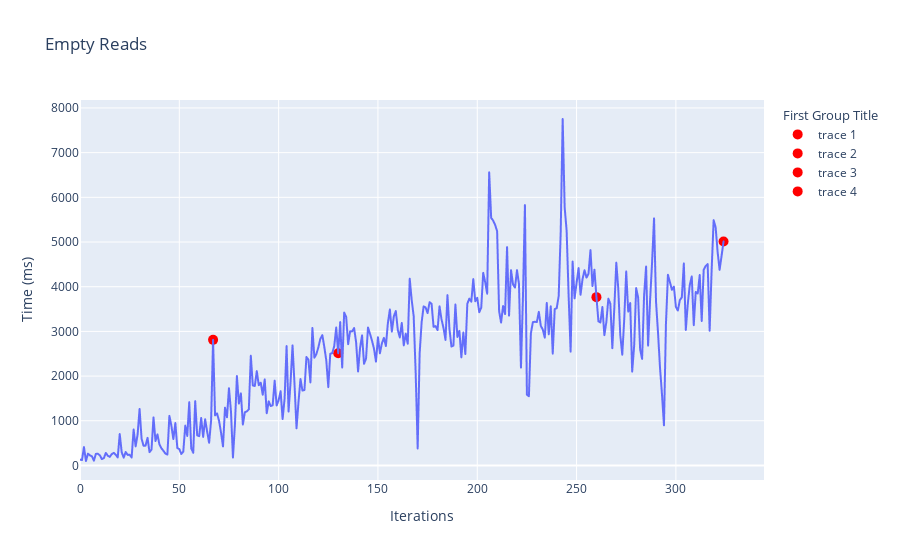
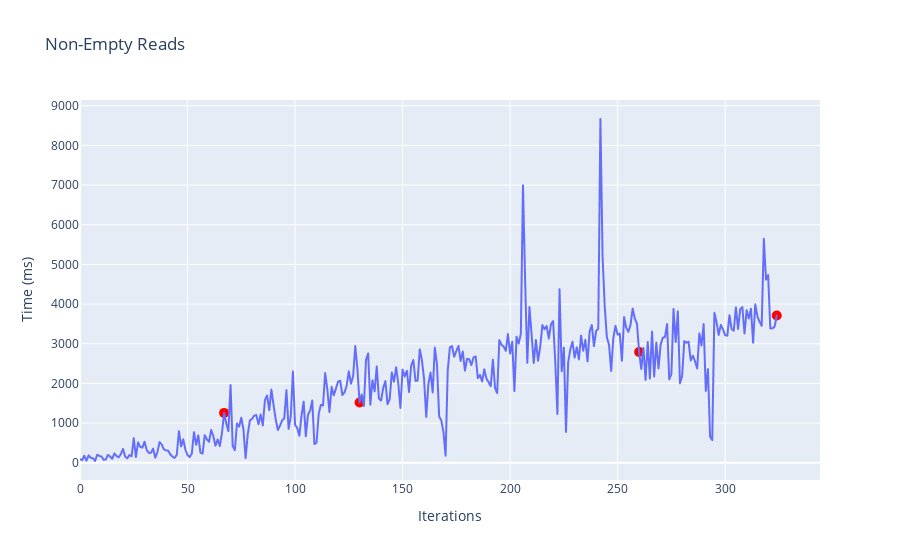
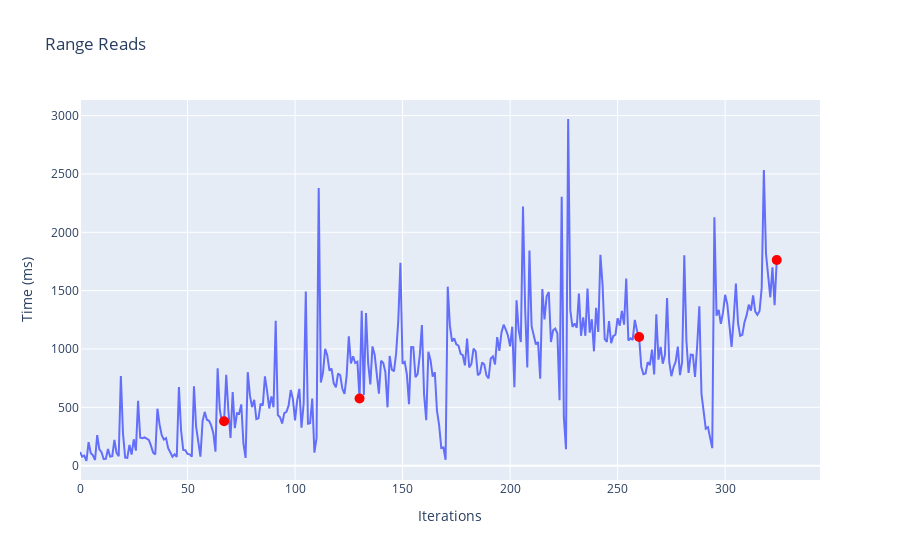
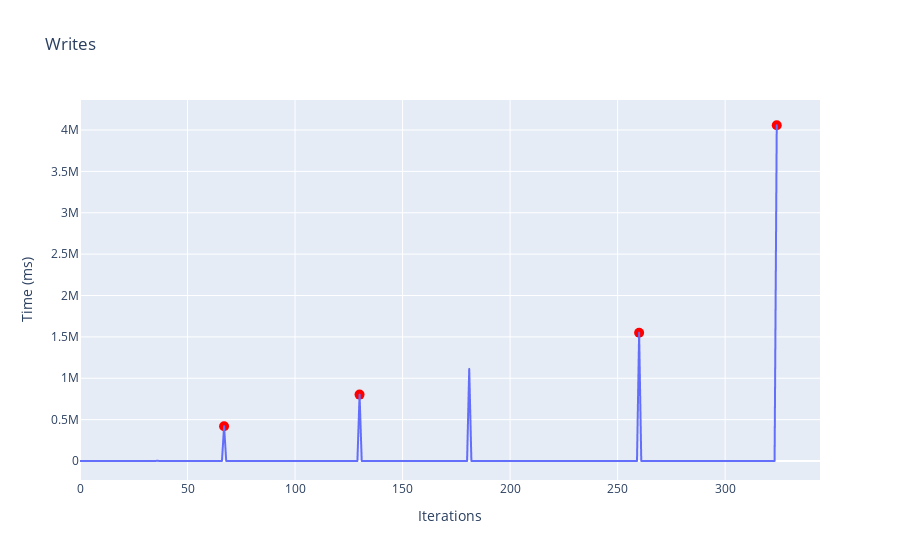

Notebook cell for these charts, in order:
### Code cell
fig_empty_reads.update_xaxes(title_text='Iterations')
fig_empty_reads.update_yaxes(title_text='Time (ms)')
fig_non_empty_reads.update_xaxes(title_text='Iterations')
fig_non_empty_reads.update_yaxes(title_text='Time (ms)')
fig_range_reads.update_xaxes(title_text='Iterations')
fig_range_reads.update_yaxes(title_text='Time (ms)')
fig_writes.update_xaxes(title_text='Iterations')
fig_writes.update_yaxes(title_text='Time (ms)')

                     
fig_empty_reads.show()
fig_non_empty_reads.show()
fig_range_reads.show()
fig_writes.show()

fig_empty_reads.write_image("../../build/performance/empty_reads_graph_no_tuning.png")
fig_non_empty_reads.write_image("../../build/performance/non_empty_reads_graph_no_tuning.png")
fig_range_reads.write_image("../../build/performance/range_reads_graph_no_tuning.png")
fig_writes.write_image("../../build/performance/writes_graph_no_tuning.png")

### Figure 1 — Plotly figure (JSON) as saved in the notebook; plotly's stock layout.template omitted (floating-point values rounded to 4 significant figures; data arrays with more than 128 entries replaced by an {"elided": "..."} marker saying what was removed)
{"data": [{"hovertemplate": "index=%{x}<br>Empty Reads=%{y}<extra></extra>", "legendgroup": "", "line": {"color": "#636efa", "dash": "solid"}, "marker": {"symbol": "circle"}, "mode": "lines", "name": "", "orientation": "v", "showlegend": false, "type": "scattergl", "x": {"elided": "325 int values"}, "xaxis": "x", "y": {"elided": "325 int values"}, "yaxis": "y"}, {"legendgroup": "Restart", "legendgrouptitle": {"text": "First Group Title"}, "marker": {"color": "red", "size": 10}, "mode": "markers", "type": "scatter", "x": [67], "y": [2811]}, {"legendgroup": "Restart", "legendgrouptitle": {"text": "First Group Title"}, "marker": {"color": "red", "size": 10}, "mode": "markers", "type": "scatter", "x": [130], "y": [2510]}, {"legendgroup": "Restart", "legendgrouptitle": {"text": "First Group Title"}, "marker": {"color": "red", "size": 10}, "mode": "markers", "type": "scatter", "x": [260], "y": [3767]}, {"legendgroup": "Restart", "legendgrouptitle": {"text": "First Group Title"}, "marker": {"color": "red", "size": 10}, "mode": "markers", "type": "scatter", "x": [324], "y": [5013]}], "layout": {"legend": {"tracegroupgap": 0}, "title": {"text": "Empty Reads"}, "xaxis": {"anchor": "y", "domain": [0, 1], "title": {"text": "Iterations"}}, "yaxis": {"anchor": "x", "domain": [0, 1], "title": {"text": "Time (ms)"}}}}

### Figure 2 — Plotly figure (JSON) as saved in the notebook; plotly's stock layout.template omitted (floating-point values rounded to 4 significant figures; data arrays with more than 128 entries replaced by an {"elided": "..."} marker saying what was removed)
{"data": [{"hovertemplate": "index=%{x}<br>Non-Empty Reads=%{y}<extra></extra>", "legendgroup": "", "line": {"color": "#636efa", "dash": "solid"}, "marker": {"symbol": "circle"}, "mode": "lines", "name": "", "showlegend": false, "type": "scattergl", "x": {"elided": "325 int values"}, "xaxis": "x", "y": {"elided": "325 int values"}, "yaxis": "y"}, {"marker": {"color": "red", "size": 10}, "mode": "markers", "showlegend": false, "type": "scatter", "x": [67], "y": [1257]}, {"marker": {"color": "red", "size": 10}, "mode": "markers", "showlegend": false, "type": "scatter", "x": [130], "y": [1520]}, {"marker": {"color": "red", "size": 10}, "mode": "markers", "showlegend": false, "type": "scatter", "x": [260], "y": [2794]}, {"marker": {"color": "red", "size": 10}, "mode": "markers", "showlegend": false, "type": "scatter", "x": [324], "y": [3710]}], "layout": {"legend": {"tracegroupgap": 0}, "title": {"text": "Non-Empty Reads"}, "xaxis": {"anchor": "y", "domain": [0, 1], "title": {"text": "Iterations"}}, "yaxis": {"anchor": "x", "domain": [0, 1], "title": {"text": "Time (ms)"}}}}

### Figure 3 — Plotly figure (JSON) as saved in the notebook; plotly's stock layout.template omitted (floating-point values rounded to 4 significant figures; data arrays with more than 128 entries replaced by an {"elided": "..."} marker saying what was removed)
{"data": [{"hovertemplate": "index=%{x}<br>Range Reads=%{y}<extra></extra>", "legendgroup": "", "line": {"color": "#636efa", "dash": "solid"}, "marker": {"symbol": "circle"}, "mode": "lines", "name": "", "orientation": "v", "showlegend": false, "type": "scatter", "x": {"elided": "325 int values"}, "xaxis": "x", "y": {"elided": "325 int values"}, "yaxis": "y"}, {"marker": {"color": "red", "size": 10}, "mode": "markers", "showlegend": false, "type": "scatter", "x": [67], "y": [380]}, {"marker": {"color": "red", "size": 10}, "mode": "markers", "showlegend": false, "type": "scatter", "x": [130], "y": [575]}, {"marker": {"color": "red", "size": 10}, "mode": "markers", "showlegend": false, "type": "scatter", "x": [260], "y": [1102]}, {"marker": {"color": "red", "size": 10}, "mode": "markers", "showlegend": false, "type": "scatter", "x": [324], "y": [1762]}], "layout": {"legend": {"tracegroupgap": 0}, "title": {"text": "Range Reads"}, "xaxis": {"anchor": "y", "domain": [0, 1], "title": {"text": "Iterations"}}, "yaxis": {"anchor": "x", "domain": [0, 1], "title": {"text": "Time (ms)"}}}}

### Figure 4 — Plotly figure (JSON) as saved in the notebook; plotly's stock layout.template omitted (floating-point values rounded to 4 significant figures; data arrays with more than 128 entries replaced by an {"elided": "..."} marker saying what was removed)
{"data": [{"hovertemplate": "index=%{x}<br>Writes=%{y}<extra></extra>", "legendgroup": "", "line": {"color": "#636efa", "dash": "solid"}, "marker": {"symbol": "circle"}, "mode": "lines", "name": "", "orientation": "v", "showlegend": false, "type": "scattergl", "x": {"elided": "325 int values"}, "xaxis": "x", "y": {"elided": "325 int values"}, "yaxis": "y"}, {"marker": {"color": "red", "size": 10}, "mode": "markers", "showlegend": false, "type": "scatter", "x": [67], "y": [420236]}, {"marker": {"color": "red", "size": 10}, "mode": "markers", "showlegend": false, "type": "scatter", "x": [130], "y": [802423]}, {"marker": {"color": "red", "size": 10}, "mode": "markers", "showlegend": false, "type": "scatter", "x": [260], "y": [1550704]}, {"marker": {"color": "red", "size": 10}, "mode": "markers", "showlegend": false, "type": "scatter", "x": [324], "y": [4057507]}], "layout": {"legend": {"tracegroupgap": 0}, "title": {"text": "Writes"}, "xaxis": {"anchor": "y", "domain": [0, 1], "title": {"text": "Iterations"}}, "yaxis": {"anchor": "x", "domain": [0, 1], "title": {"text": "Time (ms)"}}}}
